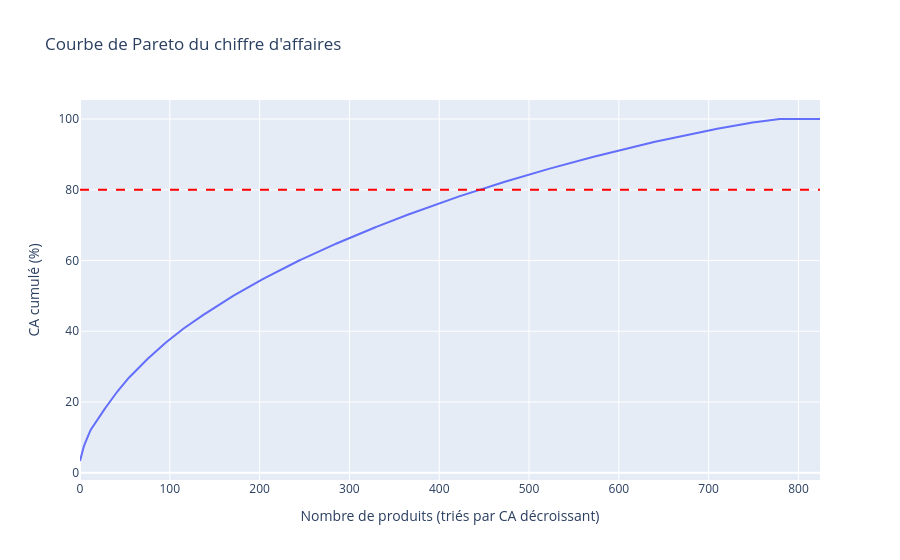

Here is the notebook cell this chart was saved with:
### Code cell
# Pareto : combien de produits font 80 % du CA ?
total_sorted = total.sort_values("ca", ascending=False).reset_index(drop=True)
total_sorted["ca_cum_pct"] = total_sorted["ca"].cumsum() / ca_total * 100
n_80 = int((total_sorted["ca_cum_pct"] <= 80).sum()) + 1
print(f"{n_80} produits représentent 80 % du CA ({n_80/len(total)*100:.2f} % du catalogue)")

fig = px.line(total_sorted.reset_index(), x="index", y="ca_cum_pct",
              title="Courbe de Pareto du chiffre d'affaires",
              labels={"index": "Nombre de produits (triés par CA décroissant)", "ca_cum_pct": "CA cumulé (%)"})
fig.add_hline(y=80, line_dash="dash", line_color="red")
fig.show()

### Figure 1 — Plotly figure (JSON) as saved in the notebook; plotly's stock layout.template omitted (floating-point values rounded to 4 significant figures; data arrays with more than 128 entries replaced by an {"elided": "..."} marker saying what was removed)
{"data": [{"hovertemplate": "Nombre de produits (triés par CA décroissant)=%{x}<br>CA cumulé (%)=%{y}<extra></extra>", "legendgroup": "", "line": {"color": "#636efa", "dash": "solid"}, "marker": {"symbol": "circle"}, "mode": "lines", "name": "", "orientation": "v", "showlegend": false, "type": "scatter", "x": {"elided": "825 int values"}, "xaxis": "x", "y": {"elided": "825 float values"}, "yaxis": "y"}], "layout": {"legend": {"tracegroupgap": 0}, "shapes": [{"line": {"color": "red", "dash": "dash"}, "type": "line", "x0": 0, "x1": 1, "xref": "x domain", "y0": 80, "y1": 80, "yref": "y"}], "title": {"text": "Courbe de Pareto du chiffre d'affaires"}, "xaxis": {"anchor": "y", "domain": [0.0, 1.0], "title": {"text": "Nombre de produits (triés par CA décroissant)"}}, "yaxis": {"anchor": "x", "domain": [0.0, 1.0], "title": {"text": "CA cumulé (%)"}}}}
